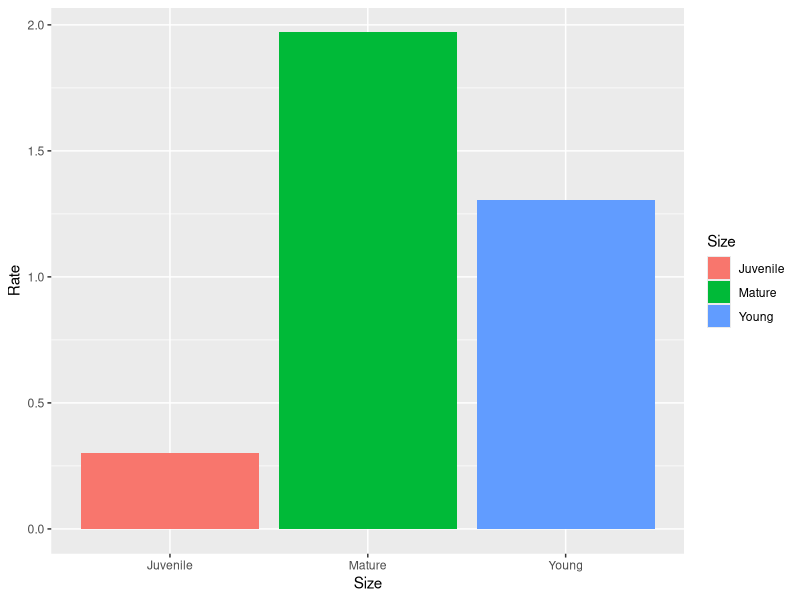

Generate this figure with R:
## ---- chunk 1
library(ggplot2)
ratio<-data.frame(Size=c("Juvenile", "Young", "Mature"), Rate=c(0.3,1.306,1.97))

ggplot(ratio, aes(x = Size, y = Rate, fill = Size)) + geom_bar(stat = "identity")

